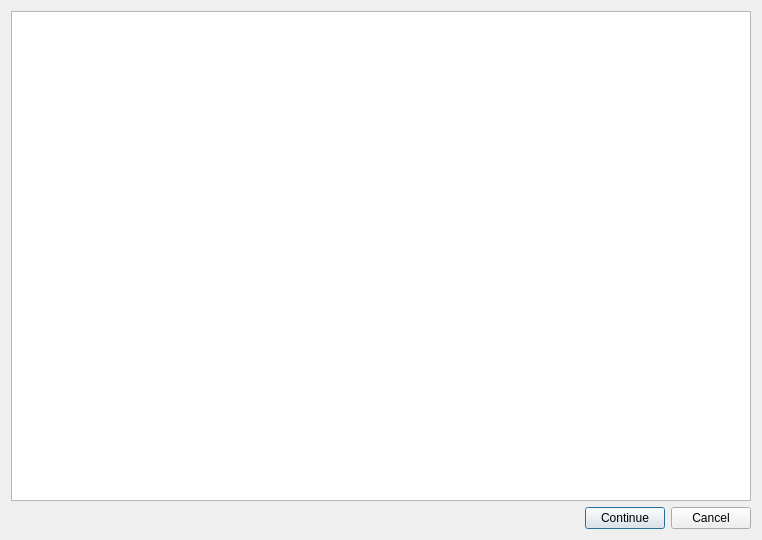
<ui version="4.0" >
 <class>SpreadConfirmationForm_template</class>
 <widget class="QDialog" name="SpreadConfirmationForm_template" >
  <property name="geometry" >
   <rect>
    <x>0</x>
    <y>0</y>
    <width>762</width>
    <height>540</height>
   </rect>
  </property>
  <property name="windowTitle" >
   <string>Instructions and confirmation of spreading activities</string>
  </property>
  <layout class="QGridLayout" name="gridLayout" >
   <item row="0" column="0" colspan="3" >
    <widget class="QTextBrowser" name="textBrowser" />
   </item>
   <item row="1" column="0" >
    <spacer name="horizontalSpacer" >
     <property name="orientation" >
      <enum>Qt::Horizontal</enum>
     </property>
     <property name="sizeHint" stdset="0" >
      <size>
       <width>607</width>
       <height>20</height>
      </size>
     </property>
    </spacer>
   </item>
   <item row="1" column="1" >
    <widget class="QPushButton" name="pushButton" >
     <property name="text" >
      <string>Continue</string>
     </property>
    </widget>
   </item>
   <item row="1" column="2" >
    <widget class="QPushButton" name="pushButton_2" >
     <property name="text" >
      <string>Cancel</string>
     </property>
    </widget>
   </item>
  </layout>
 </widget>
 <resources/>
 <connections>
  <connection>
   <sender>pushButton</sender>
   <signal>clicked()</signal>
   <receiver>SpreadConfirmationForm_template</receiver>
   <slot>accept()</slot>
   <hints>
    <hint type="sourcelabel" >
     <x>669</x>
     <y>500</y>
    </hint>
    <hint type="destinationlabel" >
     <x>513</x>
     <y>486</y>
    </hint>
   </hints>
  </connection>
  <connection>
   <sender>pushButton_2</sender>
   <signal>clicked()</signal>
   <receiver>SpreadConfirmationForm_template</receiver>
   <slot>reject()</slot>
   <hints>
    <hint type="sourcelabel" >
     <x>759</x>
     <y>500</y>
    </hint>
    <hint type="destinationlabel" >
     <x>310</x>
     <y>489</y>
    </hint>
   </hints>
  </connection>
 </connections>
</ui>
